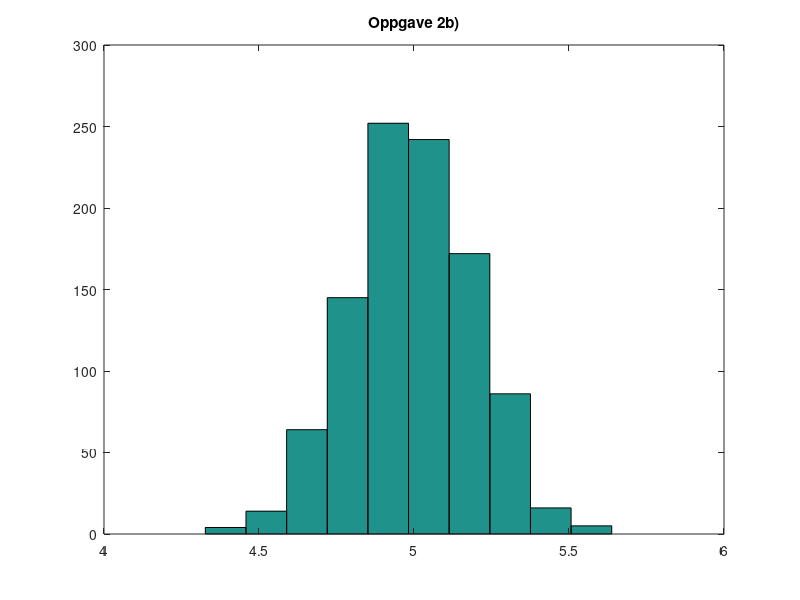

Source code (MATLAB):
figure
niutval=100;
AntallUtval=1000;
pauseint=0.05;
mu=5;
sigma=2;
utvalR=normrnd(mu,sigma, niutval,AntallUtval);
gjsnittR= mean(utvalR);
hist(gjsnittR);
title('Oppgave 2b)');